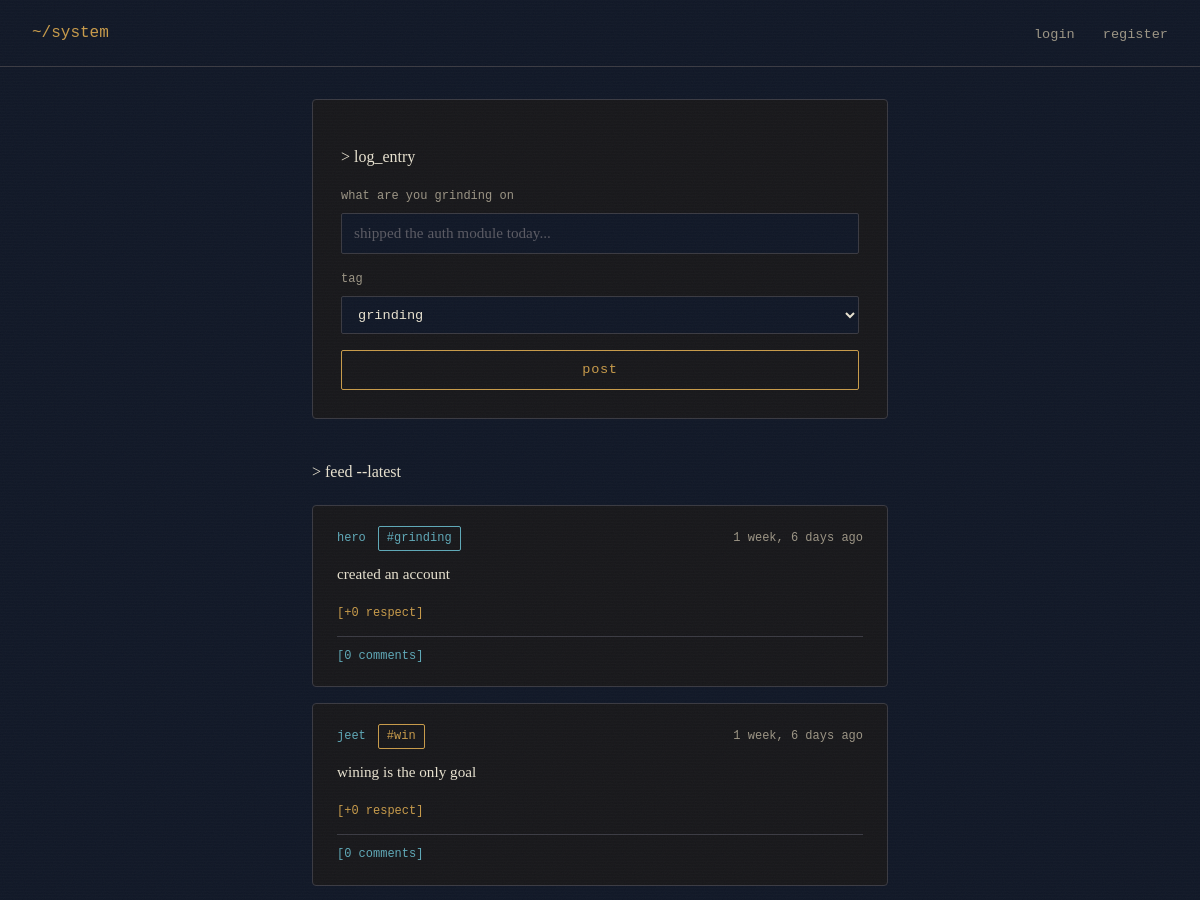
The app's page /grindfeed (upper part), older data.
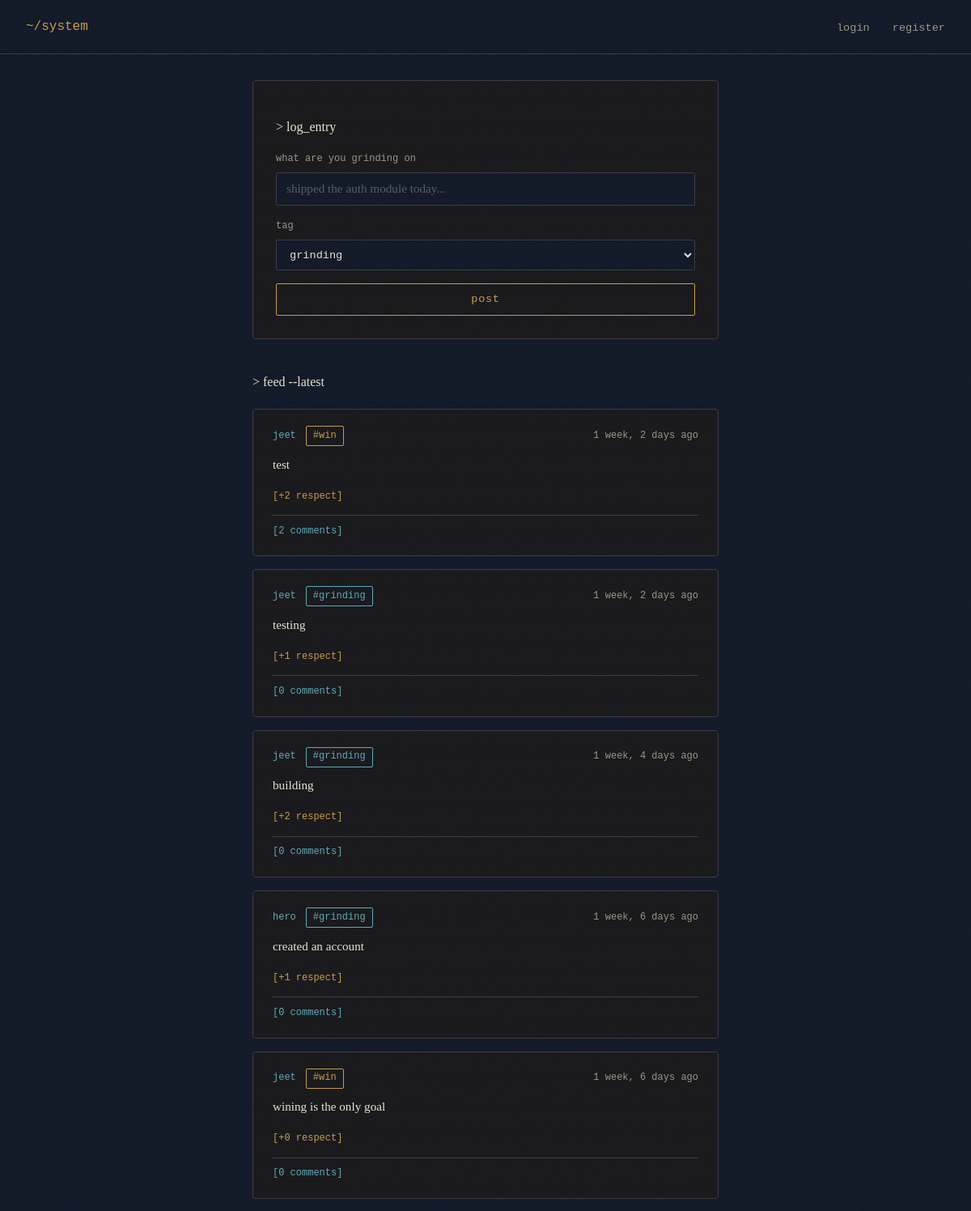
The same page, newer data.
### myretroapp/models.py (models this page shows)
class GrindPost(models.Model):
    TAG_CHOICES = [
        ('grinding', 'grinding'),
        ('goal', 'goal'),
        ('quote', 'quote'),
        ('win', 'win'),
    ]
    user = models.ForeignKey(User, on_delete=models.CASCADE)
    content = models.CharField(max_length=280)
    tag = models.CharField(max_length=20, choices=TAG_CHOICES, default='grinding')
    created_at = models.DateTimeField(auto_now_add=True)
    respect_count = models.PositiveBigIntegerField(default=0)
    class Meta:
        ordering = ['-created_at']

### myretroapp/views.py (the view)
# urls.py: path('grindfeed', views.grind_feed, name = 'grind_feed'),
@never_cache
def grind_feed(request):
    grind_list = GrindPost.objects.all()
    return render(request, 'grind_page.html', {'grinding' : grind_list})

### templates/grind_page.html (shortened to what this page needs)
{% load static %}
<!doctype html>
<html lang="en">
  <head>
    <link rel="stylesheet" href="{% static 'style.css' %}" />
  </head>
  <body>
    {% include 'menus.html' %}
    <main class="grind-wrapper">
      <section class="grind-composer">
        <p class="prompt-line">&gt; log_entry</p>
        <form method="post" action="{% url 'create_grind_post' %}">
          <div class="field-group">
            <label for="text">what are you grinding on</label>
            <input
              type="text"
              id="text"
              name="text"
              placeholder="shipped the auth module today..."
              required
            />
          </div>
          <div class="field-group">
            <label for="tags">tag</label>
            <select id="tags" name="tags" required>
              <option value="grinding">grinding</option>
            </select>
          </div>
          <button type="submit" class="btn">post</button>
        </form>
      </section>
      <section class="grind-feed">
        <p class="prompt-line">&gt; feed --latest</p>
        {% for g in grinding %}
        <article class="grind-post">
          <div class="grind-post-meta">
            <span class="grind-user">{{ g.user.username }}</span>
            <span class="grind-tag grind-tag-{{ g.tag }}">#{{ g.tag }}</span>
            <span class="grind-time">{{ g.created_at|timesince }} ago</span>
          </div>
          <p class="grind-content">{{ g.content }}</p>
          <a href="{% url 'respect_post' g.id %}" class="respect-link">
            [+{{ g.respect_count }} respect]
          </a>
          <details class="comment-toggle">
            <summary>[{{ g.comments.count }} comments]</summary>
          </details>
        </article>
        {% empty %}
        <p class="grind-empty">
          no entries yet &mdash; be the first to log in.
        </p>
        {% endfor %}
      </section>
    </main>
  </body>
</html>

Row changes from the older to the newer data that the page shows:
added GrindPost: user.username "jeet", tag "win", created_at "1 week, 2 days", content "test", respect_count "2", comments.count "2"
added GrindPost: user.username "jeet", tag "grinding", created_at "1 week, 2 days", content "testing", respect_count "1", comments.count "0"
added GrindPost: user.username "jeet", tag "grinding", created_at "1 week, 4 days", content "building", respect_count "2", comments.count "0"
changed GrindPost "created an account": respect_count "0" → "1"
